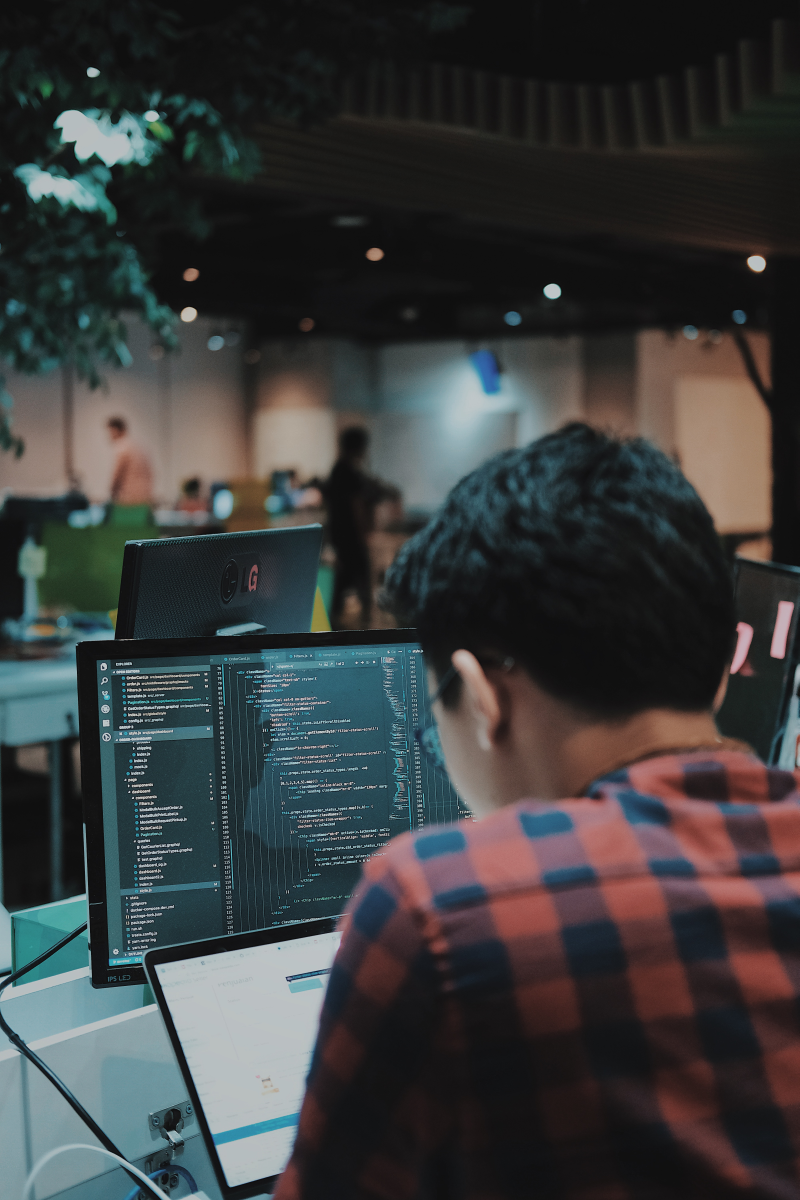
#> input picture Threads and Multiprocessing/photo-1549692520-acc6669e2f0c.jpg, 3996 x 6000 px (shown at 1/5 size)
$ python process-images.py
#> lines starting #> are read from the running program, lines starting #| are printed output that depends on the picture
import time
import concurrent.futures
from PIL import Image, ImageFilter

img_names=[
    'photo-1549692520-acc6669e2f0c.jpg',
    'photo-1550439062-609e1531270e.jpg',
    'photo-1493976040374-85c8e12f0c0e.jpg',
    'photo-1504198453319-5ce911bafcde.jpg',
    'photo-1504198453319-5ce911bafcde.jpg',
    'photo-1513938709626-033611b8cc03.jpg',
    'photo-1516117172878-fd2c41f4a759.jpg',
    'photo-1516972810927-80185027ca84.jpg',
    'photo-1522364723953-452d3431c267.jpg',
    'photo-1524429656589-6633a470097c.jpg',
    'photo-1530122037265-a5f1f91d3b99.jpg',
    'photo-1530224264768-7ff8c1789d79.jpg',
    'photo-1532009324734-20a7a5813719.jpg',
    'photo-1541698444083-023c97d3f4b6.jpg',
    'photo-1564135624576-c5c88640f235.jpg'
]

t1=time.perf_counter()

size=(1200,1200)

def process_image(img_name):#processes one image at a time

#> called with img_name = 'photo-1549692520-acc6669e2f0c.jpg'
    img=Image.open(img_name)
#> img is the input picture: PIL image 3996x6000 RGB; mean R, G, B 58, 60, 60.4

    img=img.filter(ImageFilter.GaussianBlur(15))

    img.thumbnail(size)
#> img: PIL image 799x1200 RGB
    img.save(f'processed/{img_name}')
    print(f'{img_name} was processed...')

with concurrent.futures.ProcessPoolExecutor() as executor:#change with Thread instead Process
    if __name__ == '__main__':
    #this will actually use multiple processes to process those images
    #and run these in parallel instead of runnning these synchronously

    #it runs all these pictures way faster
        executor.map(process_image,img_names)
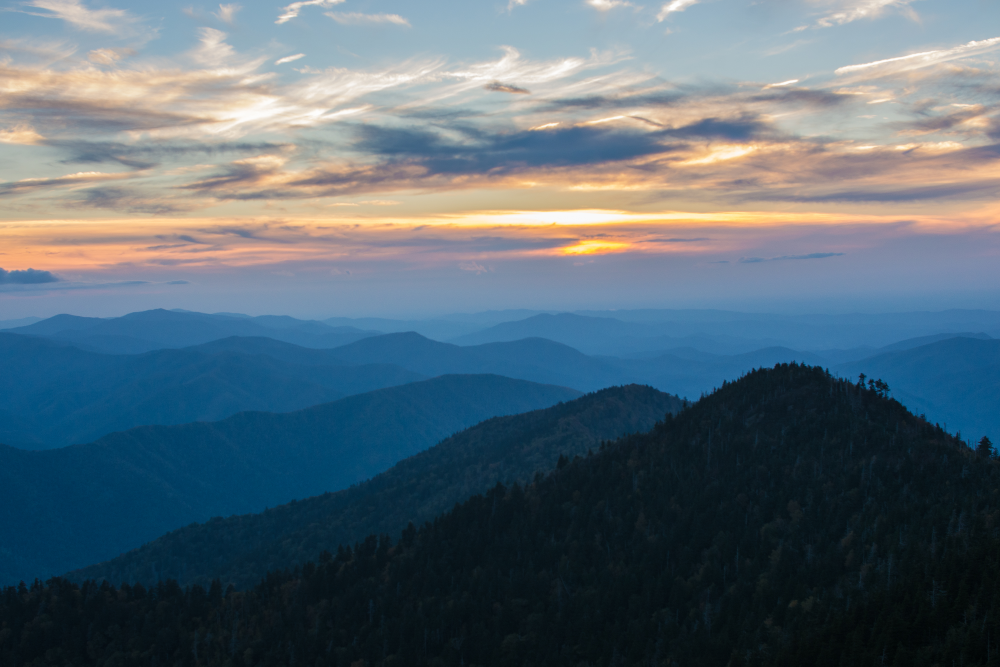
#> input picture Threads and Multiprocessing/photo-1516117172878-fd2c41f4a759.jpg, 3000 x 2000 px (shown at 1/3 size)
#> in process_image, img is the input picture: PIL image 3000x2000 RGB; mean R, G, B 88, 105.2, 116.5
#> in process_image (call 7), `img=img.filter(ImageFilter.GaussianBlur(15))`:
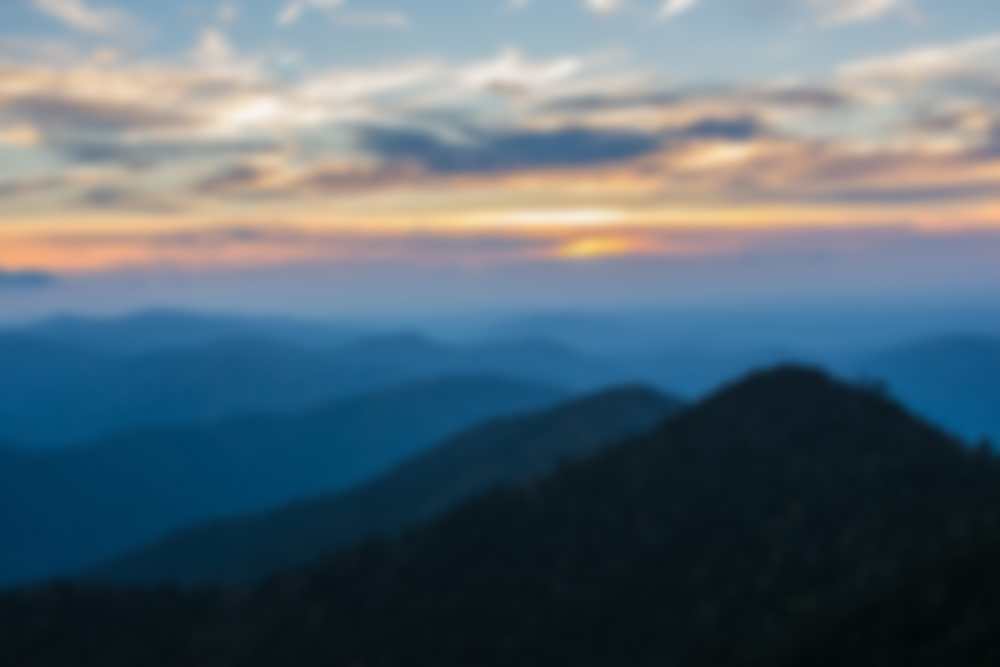
#> img: PIL image 3000x2000 RGB (shown at 1/3 size); mean R, G, B 88, 105.2, 116.5
#> in process_image (call 7), `img.thumbnail(size)`:
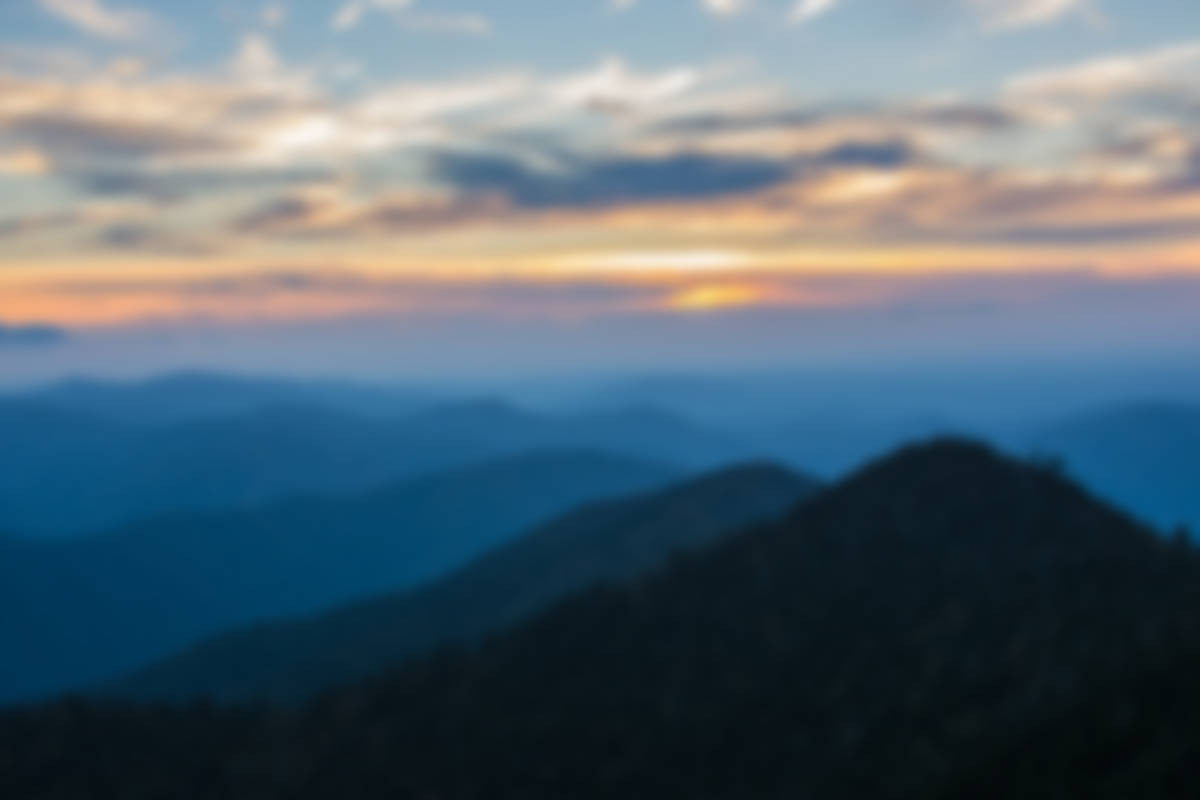
#> img: PIL image 1200x800 RGB; mean R, G, B 88, 105.2, 116.5
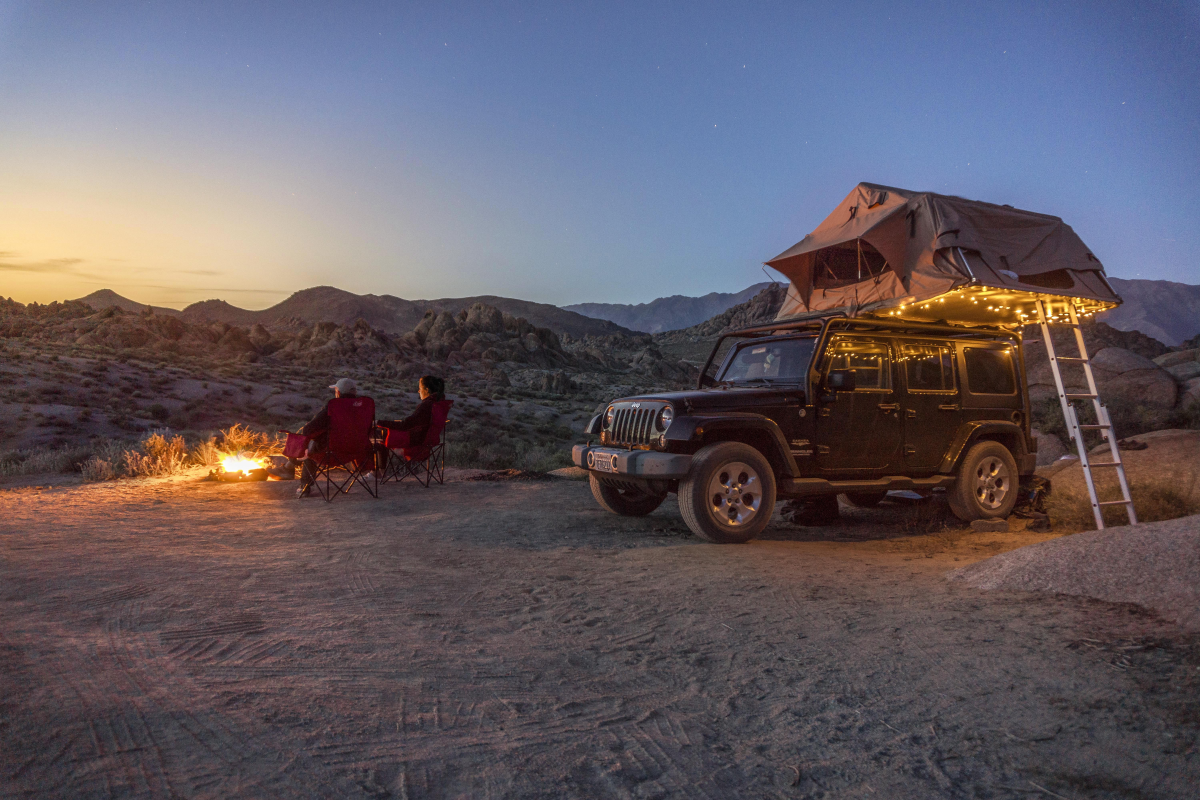
#> input picture Threads and Multiprocessing/photo-1564135624576-c5c88640f235.jpg, 6000 x 4000 px (shown at 1/5 size)
#> in process_image, img is the input picture: PIL image 6000x4000 RGB; mean R, G, B 98.3, 91, 99.7
#> in process_image (call 15), `img.thumbnail(size)`:
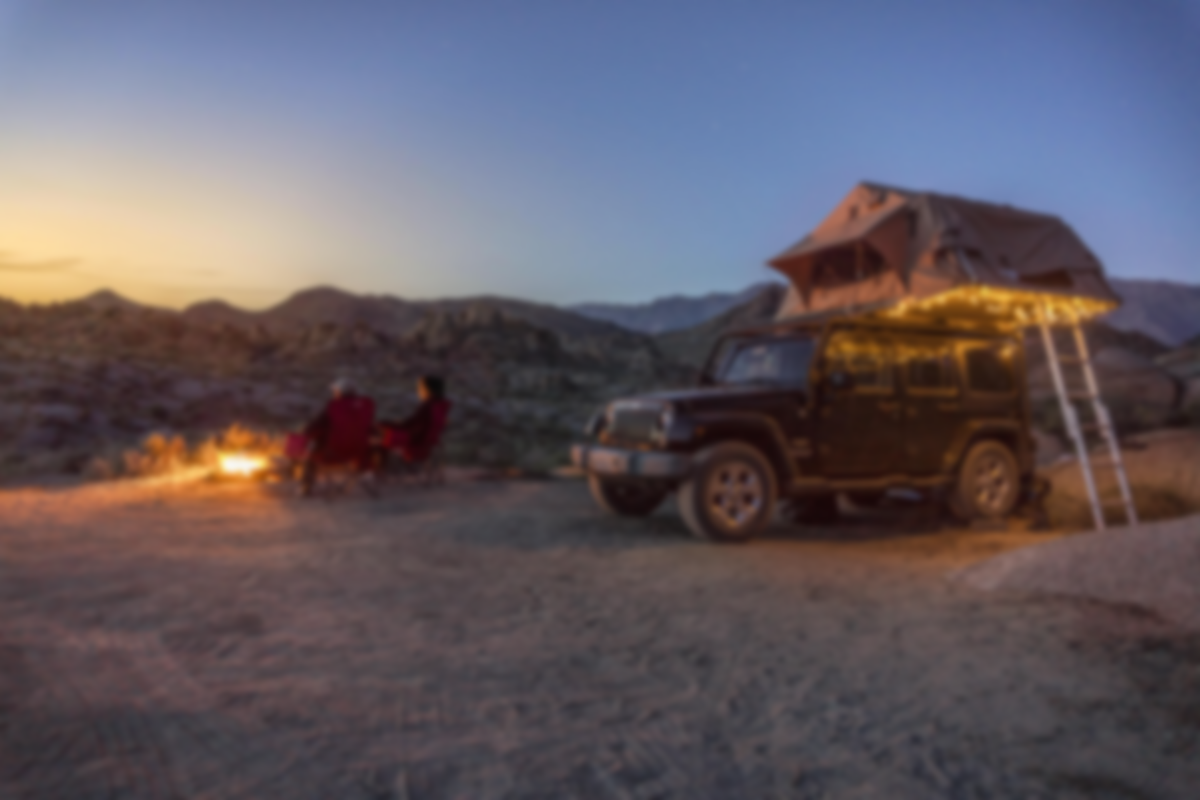
#> img: PIL image 1200x800 RGB; mean R, G, B 98.4, 91.1, 99.7


t2=time.perf_counter()

print(f'Finished in {t2-t1} seconds')
